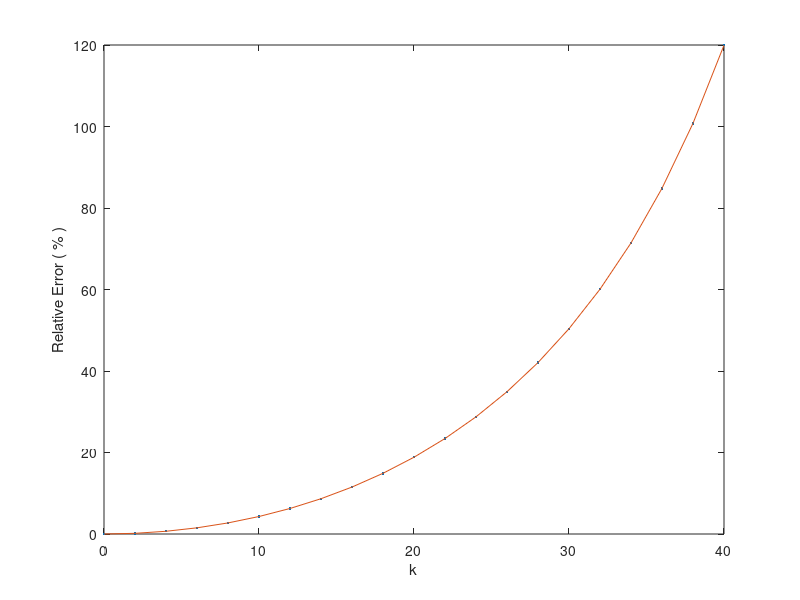

This chart was generated by the following MATLAB code:
% Kyle Bashford - Computational Engineering - Spring 2015

% Midpoint rule integration error

% Define integrand

f = inline('exp(j*k*x)');

% Define region of integration
 
a = 0;
b = 1;

% Number of integration points and step size

N = 10;
h = (b-a)/N;

% Integration Points

x = (a+h/2):h:(b-h/2);

list = 0:2:40;
for n = 1:length(list)
    k = list(n);
    
    % Reference value of integral
    
    IO = quadl(@(x) f(x,k),a,b);
    
    % Approximate value of integral using midpoint rule
    
    I = sum(f(k,x))*h;
    
    % Compute relative error
    
    err(n) = abs(I - IO)/(abs(IO));
    
    err_theory(n) = abs(1-1./sinc(k*h/(2*pi)));
    
end % loop over n1

figure(1)
plot(list,err*100,'.')
hold on
plot(list,err_theory*100,'-')
hold off
xlabel('k')
ylabel('Relative Error ( % )')
    